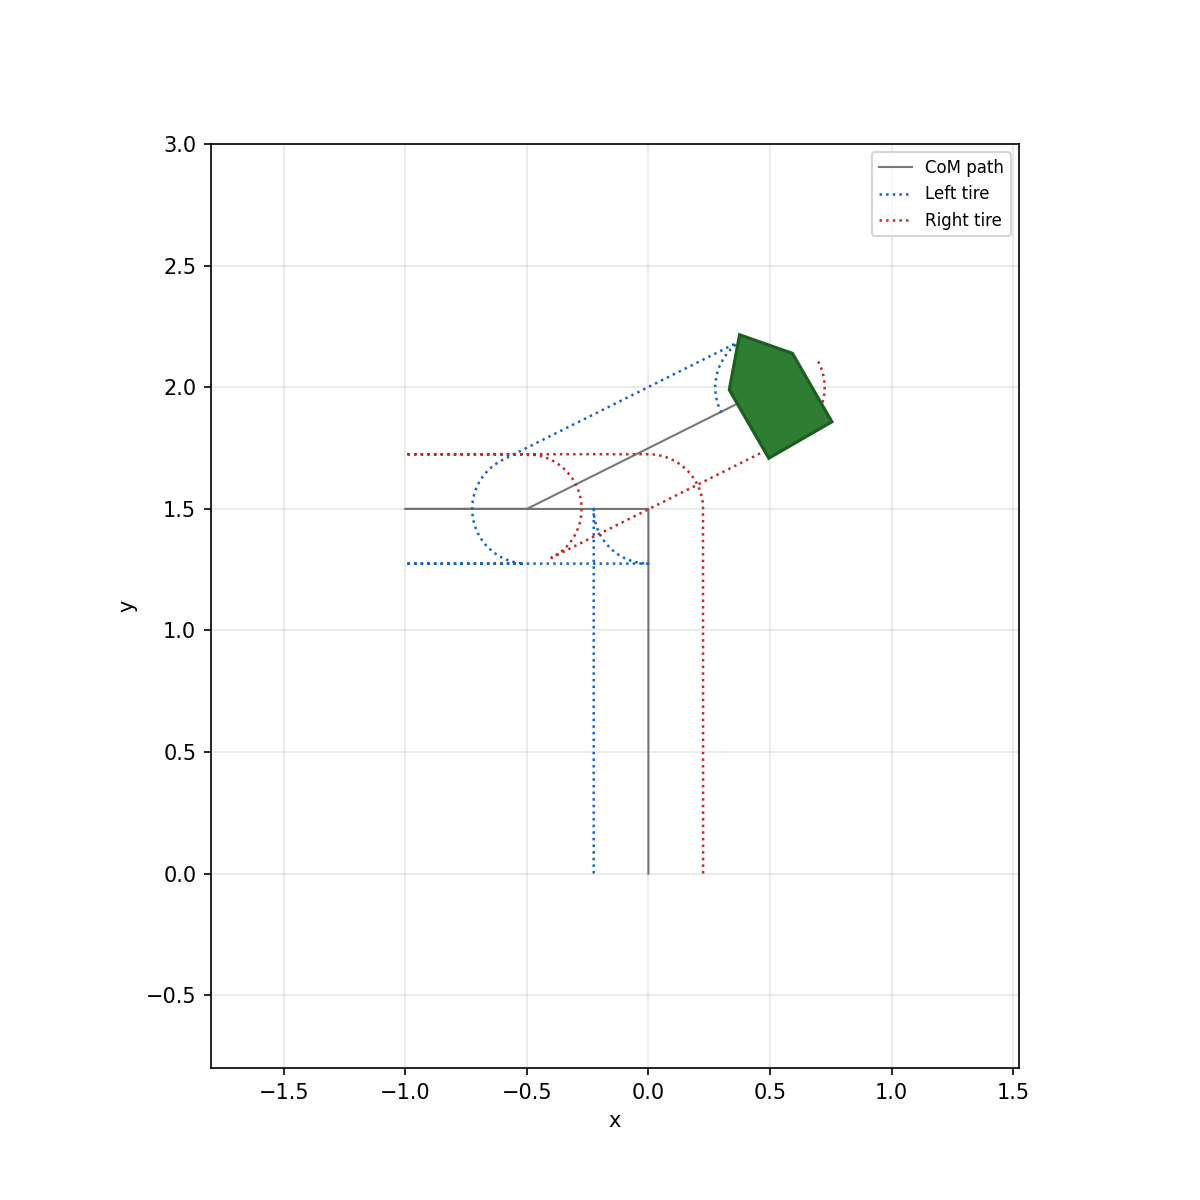

Here is the Python script that generated this plot:
#!/usr/bin/env python3
"""Two-wheel (v, ω) model: forward, turn, backward, drive_to_pose with dotted tire traces."""

from __future__ import annotations

import math
import os

import matplotlib.pyplot as plt

import AuroraMR as amr #AuroraMR Library

os.environ.setdefault("MPLBACKEND", "Agg")

p0 = amr.pose(0.0, 0.0, 0.0) #initial position
params = amr.TwoWheelParams(track_width=0.45, max_linear_speed=1.2, max_angular_speed=1.5) #parameters
session = amr.MotionSession.create(p0, amr.KinematicsModel.TWO_WHEEL, dt=0.015, unicycle=params) #motion model

#motion commands
session.forward(1.5, 0.6)
session.turn_left(math.pi / 2, 1.0)
session.forward(1.0, 0.6)
session.backward(0.5, 0.4)
#inverse kinematics
goal = amr.pose(0.5, 2.0, math.pi / 6)
session.drive_to_pose(goal, linear_speed=0.7, angular_speed=1.2, position_tol=0.8, angle_tol=0.8)

#plot
fig, ax = plt.subplots(figsize=(8, 8))
amr.plot_motion(session, ax=ax, show=False)
fig.savefig(os.path.join(os.path.dirname(__file__), "motion_two_wheel_demo.png"), dpi=150)
print("Saved motion_two_wheel_demo.png, final pose:", session.pose)
